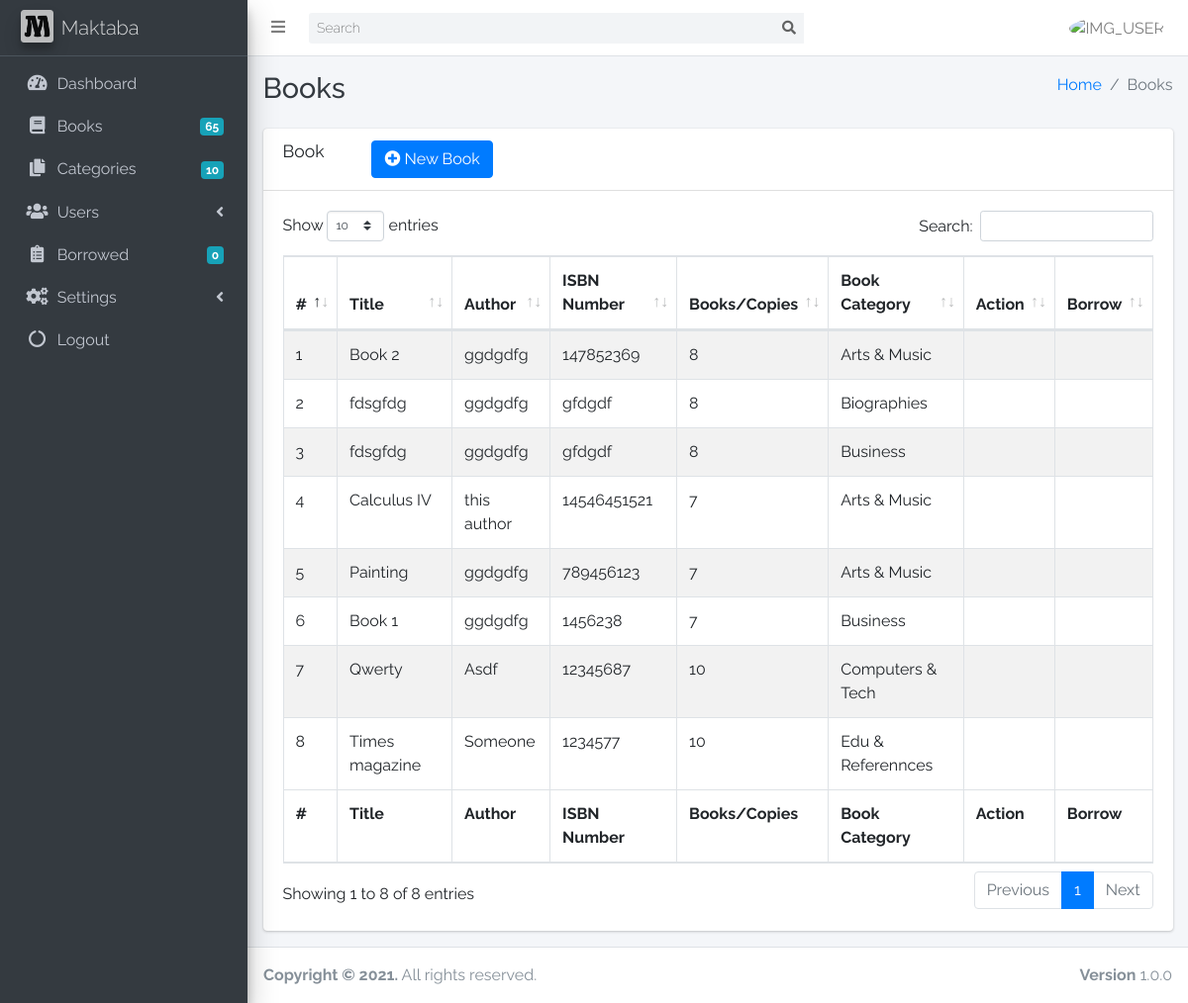
The page /books.php on the database its author committed.
### tables this page shows
CREATE TABLE `l_books` (
  `id` int(11) NOT NULL,
  `title` varchar(100) DEFAULT NULL,
  `author` varchar(100) DEFAULT NULL,
  `isbn` varchar(100) DEFAULT NULL,
  `books` int(11) NOT NULL DEFAULT 0,
  `publisher_name` varchar(100) DEFAULT NULL,
  `category` varchar(100) DEFAULT NULL,
  `status` varchar(100) DEFAULT NULL,
  `added_by` varchar(100) DEFAULT NULL,
  `added_date` timestamp NOT NULL DEFAULT current_timestamp() ON UPDATE current_timestamp()
);

CREATE TABLE `l_category` (
  `id` int(11) NOT NULL,
  `name` varchar(100) DEFAULT NULL
);

### includes/data.php (called while the page is built, shortened)
<?php
    function getTable($table, $cols='*'){
        global $con; $all =array();
        $q = "SELECT $cols FROM $table";
        $r = mysqli_query($con,$q);
        return $r;
    }
    function getValue($table,$conditions, $col){
        global $con;
        $q = "SELECT $col FROM $table WHERE $conditions";
        $r = mysqli_fetch_assoc(mysqli_query($con,$q));
        return $r[$col];
    }

### books.php (the view, shortened to what this page needs)
<?php include 'controllers/base/head.php'; ?>
<body class="hold-transition sidebar-mini layout-fixed layout-navbar-fixed layout-footer-fixed">
<div class="wrapper">
    <?php include 'controllers/nav/nav.php'; ?>
    <?php include 'controllers/nav/side.nav.php'; ?>
    <div class="content-wrapper">
        <div class="content-header">
            <div class="container-fluid">
                <div class="row mb-2">
                    <div class="col-sm-6">
                        <h1 class="m-0 text-dark">Books</h1>
                    </div>
                    <div class="col-sm-6">
                        <ol class="breadcrumb float-sm-right">
                            <li class="breadcrumb-item"><a href="home?a=d">Home</a></li>
                            <li class="breadcrumb-item active">Books</li>
                        </ol>
                    </div>
                </div>
            </div>
        </div>
        <section class="content">
            <div class="container-fluid">
                <div class="row">
                    <div class="col-12">
                        <div class="card">
                            <div class="card-header">
                                <h3 class="card-title">Book </h3>
                                <a href="add?a=nb&t=book" class="btn btn-primary ml-5"><i class="fas fa-plus-circle"></i> New Book</a>
                            </div>
                            <div class="card-body">
                                <table id="example1" class="table table-responsive table-bordered table-striped">
                                    <thead>
                                    <tr>
                                        <th scope="col">#</th>
                                        <th scope="col">Title</th>
                                        <th scope="col">Author</th>
                                        <th scope="col">ISBN Number</th>
                                        <th scope="col">Books/Copies</th>
                                        <th scope="col">Book Category</th>
                                        <th scope="col">Action</th>
                                        <th scope="col">Borrow</th>
                                    </tr>
                                    </thead>
                                    <tbody>
                                    <?php
                                    $i=1;
                                    $st = getTable('l_books');
                                    while($sts = mysqli_fetch_object($st)){ ?>
                                        <tr>
                                            <td><?php echo $i; ?></td>
                                            <td><?php echo $sts->title; ?></td>
                                            <td><?php echo $sts->author; ?></td>
                                            <td><?php echo $sts->isbn; ?></td>
                                            <td><?php echo $sts->books; ?></td>
                                            <td><?php echo getValue('l_category',"id=$sts->category",'name'); ?></td>
                                            <td>
                                            </td>
                                            <td>
                                            </td>
                                        </tr>
                                        <?php $i++; } ?>
                                    </tbody>
                                    <tfoot>
                                        <tr>
                                            <th scope="col">#</th>
                                            <th scope="col">Title</th>
                                            <th scope="col">Author</th>
                                            <th scope="col">ISBN Number</th>
                                            <th scope="col">Books/Copies</th>
                                            <th scope="col">Book Category</th>
                                            <th scope="col">Action</th>
                                            <th scope="col">Borrow</th>
                                        </tr>
                                    </tfoot>
                                </table>
                            </div>
                        </div>
                    </div>
                </div>
            </div>
        </section>
    </div>
    <?php include 'controllers/base/footer.php'; ?>
</div>
</body>
</html>

### controllers/base/css.php (style rules this page uses)
body { font-family: 'Raleway', sans-serif !important; }

### rows shown on the page
l_books: title "Book 2", author "ggdgdfg", isbn "147852369", books "8", category.name "Arts & Music"
l_books: title "fdsgfdg", author "ggdgdfg", isbn "gfdgdf", books "8", category.name "Biographies"
l_books: title "fdsgfdg", author "ggdgdfg", isbn "gfdgdf", books "8", category.name "Business"
l_books: title "Calculus IV", author "this author", isbn "14546451521", books "7", category.name "Arts & Music"
l_books: title "Painting", author "ggdgdfg", isbn "789456123", books "7", category.name "Arts & Music"
l_books: title "Book 1", author "ggdgdfg", isbn "1456238", books "7", category.name "Business"
l_books: title "Qwerty", author "Asdf", isbn "12345687", books "10", category.name "Computers & Tech"
l_books: title "Times magazine", author "Someone", isbn "1234577", books "10", category.name "Edu & Referennces"

### other values the page prints
getTotal('l_books',"status='1'",'books') "65"
getCount('l_category',"id>0") "10"
getCount('l_borrowed',"borrow_status='1'") "0"
